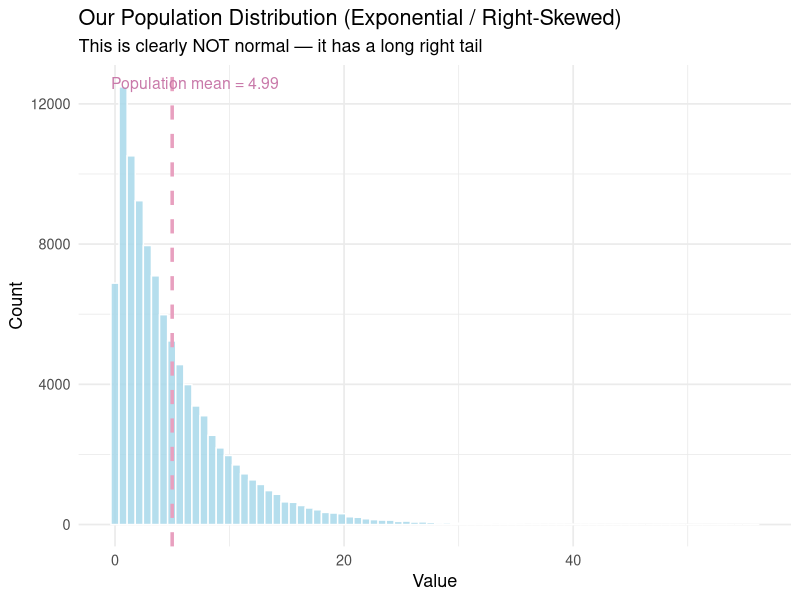
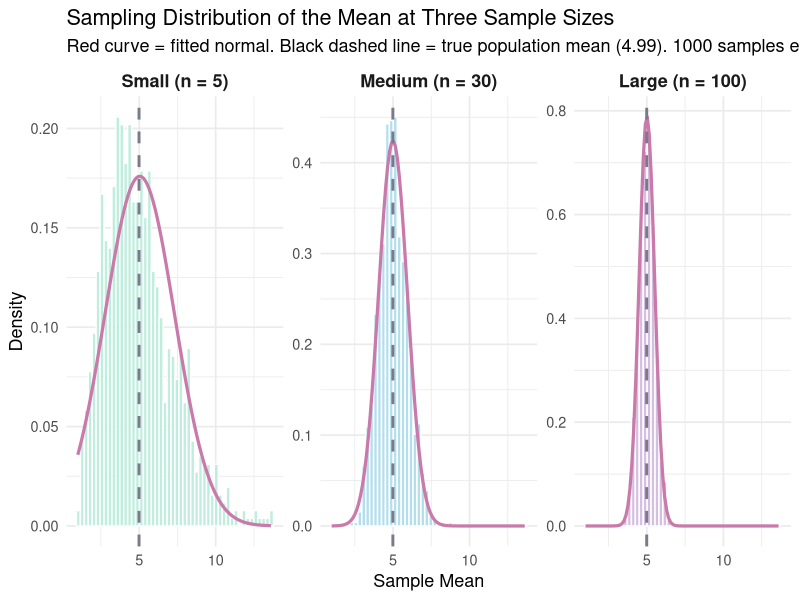
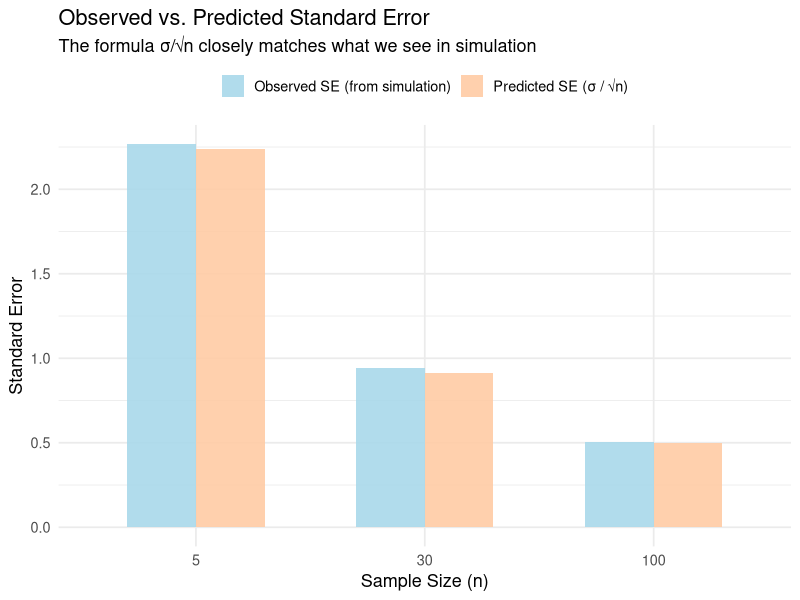
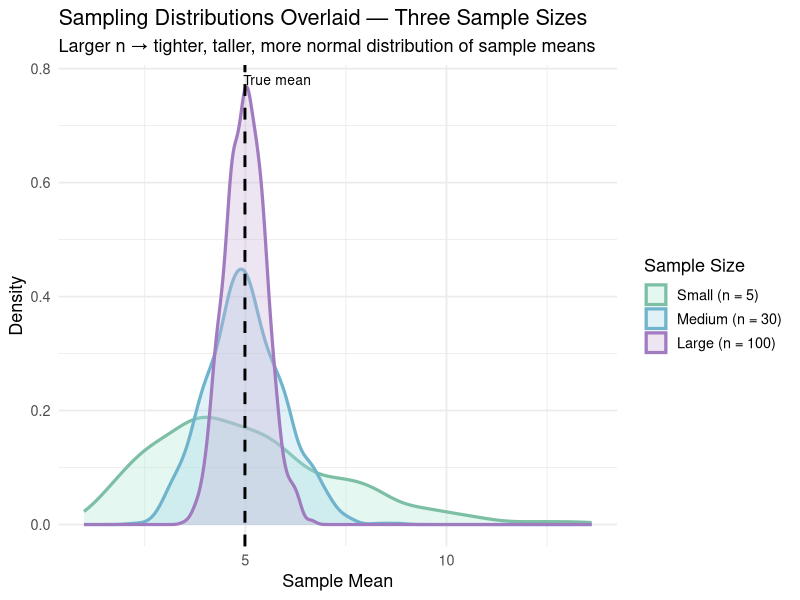

Recreate these plots in R, in order.
## ---- chunk 1
knitr::opts_chunk$set(echo = TRUE, warning = FALSE, message = FALSE)
library(ggplot2)
library(dplyr)
library(tidyr)
## ---- chunk 2
set.seed(42)

# Create a large skewed population using an exponential distribution
# Think of this as representing something like "time until an event occurs"
population_size <- 100000
population <- rexp(n = population_size, rate = 0.2)

# True population parameters
pop_mean <- mean(population)
pop_sd   <- sd(population)

cat("Population size:", population_size, "\n")
cat("True population mean:", round(pop_mean, 3), "\n")
cat("True population SD:  ", round(pop_sd, 3), "\n")
## ---- chunk 3
ggplot(data.frame(x = population), aes(x = x)) +
  geom_histogram(bins = 80, fill = "#a8d8ea", color = "white", alpha = 0.85) +
  geom_vline(xintercept = pop_mean, color = "#e8a0bf", linewidth = 1.2, linetype = "dashed") +
  annotate("text", x = pop_mean + 2, y = Inf, vjust = 2,
           label = paste("Population mean =", round(pop_mean, 2)),
           color = "#c97aaa", size = 4) +
  labs(
    title = "Our Population Distribution (Exponential / Right-Skewed)",
    subtitle = "This is clearly NOT normal — it has a long right tail",
    x = "Value",
    y = "Count"
  ) +
  theme_minimal(base_size = 13)
## ---- chunk 4
# A function that draws `n_samples` samples of size `sample_size`
# and returns all the sample means
get_sample_means <- function(population, sample_size, n_samples = 1000) {
  replicate(n_samples, mean(sample(population, size = sample_size, replace = FALSE)))
}

# Define our three sample sizes
small_n  <- 5
medium_n <- 30
large_n  <- 100

# Draw 1000 samples at each size
set.seed(123)
means_small  <- get_sample_means(population, small_n)
means_medium <- get_sample_means(population, medium_n)
means_large  <- get_sample_means(population, large_n)

cat("Done! Collected 1000 sample means for each sample size.\n")
## ---- chunk 5
# Combine into a single tidy data frame for ggplot
sampling_data <- bind_rows(
  data.frame(mean_val = means_small,  sample_size = paste0("Small (n = ", small_n, ")")),
  data.frame(mean_val = means_medium, sample_size = paste0("Medium (n = ", medium_n, ")")),
  data.frame(mean_val = means_large,  sample_size = paste0("Large (n = ", large_n, ")"))
)

# Keep factor order: Small → Medium → Large
sampling_data$sample_size <- factor(
  sampling_data$sample_size,
  levels = c(
    paste0("Small (n = ", small_n, ")"),
    paste0("Medium (n = ", medium_n, ")"),
    paste0("Large (n = ", large_n, ")")
  )
)

# Compute summary stats per group for annotation
summary_stats <- sampling_data %>%
  group_by(sample_size) %>%
  summarise(
    mean_of_means = mean(mean_val),
    sd_of_means   = sd(mean_val),
    .groups = "drop"
  )

print(summary_stats)
## ---- chunk 6
ggplot(sampling_data, aes(x = mean_val, fill = sample_size)) +
  geom_histogram(aes(y = after_stat(density)), bins = 50,
                 color = "white", alpha = 0.85) +

  # Overlay a normal curve using each group's observed mean and SD
  stat_function(
    data = filter(sampling_data, sample_size == paste0("Small (n = ", small_n, ")")),
    fun = dnorm,
    args = list(
      mean = filter(summary_stats, grepl("Small", sample_size))$mean_of_means,
      sd   = filter(summary_stats, grepl("Small", sample_size))$sd_of_means
    ),
    color = "#c97aaa", linewidth = 1.1
  ) +
  stat_function(
    data = filter(sampling_data, sample_size == paste0("Medium (n = ", medium_n, ")")),
    fun = dnorm,
    args = list(
      mean = filter(summary_stats, grepl("Medium", sample_size))$mean_of_means,
      sd   = filter(summary_stats, grepl("Medium", sample_size))$sd_of_means
    ),
    color = "#c97aaa", linewidth = 1.1
  ) +
  stat_function(
    data = filter(sampling_data, sample_size == paste0("Large (n = ", large_n, ")")),
    fun = dnorm,
    args = list(
      mean = filter(summary_stats, grepl("Large", sample_size))$mean_of_means,
      sd   = filter(summary_stats, grepl("Large", sample_size))$sd_of_means
    ),
    color = "#c97aaa", linewidth = 1.1
  ) +

  # True population mean line
  geom_vline(xintercept = pop_mean, color = "#7a7a8c", linewidth = 1,
             linetype = "dashed") +

  facet_wrap(~ sample_size, scales = "free_y", ncol = 3) +
  scale_fill_manual(values = c("#b5ead7", "#a8d8ea", "#cdb4db")) +
  labs(
    title = "Sampling Distribution of the Mean at Three Sample Sizes",
    subtitle = paste0(
      "Red curve = fitted normal. Black dashed line = true population mean (",
      round(pop_mean, 2), "). 1000 samples each."
    ),
    x = "Sample Mean",
    y = "Density",
    fill = "Sample Size"
  ) +
  theme_minimal(base_size = 13) +
  theme(legend.position = "none", strip.text = element_text(face = "bold", size = 13))
## ---- chunk 7
s <- filter(summary_stats, grepl("Small", sample_size))
cat("Mean of sample means:", round(s$mean_of_means, 3), "\n")
cat("SD of sample means (Standard Error):", round(s$sd_of_means, 3), "\n")
cat("Predicted SE = pop_sd / sqrt(n):", round(pop_sd / sqrt(small_n), 3), "\n")
## ---- chunk 8
s <- filter(summary_stats, grepl("Medium", sample_size))
cat("Mean of sample means:", round(s$mean_of_means, 3), "\n")
cat("SD of sample means (Standard Error):", round(s$sd_of_means, 3), "\n")
cat("Predicted SE = pop_sd / sqrt(n):", round(pop_sd / sqrt(medium_n), 3), "\n")
## ---- chunk 9
s <- filter(summary_stats, grepl("Large", sample_size))
cat("Mean of sample means:", round(s$mean_of_means, 3), "\n")
cat("SD of sample means (Standard Error):", round(s$sd_of_means, 3), "\n")
cat("Predicted SE = pop_sd / sqrt(n):", round(pop_sd / sqrt(large_n), 3), "\n")
## ---- chunk 10
ns <- c(small_n, medium_n, large_n)
observed_se <- c(sd(means_small), sd(means_medium), sd(means_large))
predicted_se <- pop_sd / sqrt(ns)

se_df <- data.frame(
  n            = ns,
  observed_se  = observed_se,
  predicted_se = predicted_se
) %>%
  pivot_longer(cols = c(observed_se, predicted_se),
               names_to = "type", values_to = "se") %>%
  mutate(type = recode(type,
    "observed_se"  = "Observed SE (from simulation)",
    "predicted_se" = "Predicted SE (σ / √n)"
  ))

ggplot(se_df, aes(x = factor(n), y = se, fill = type)) +
  geom_col(position = "dodge", width = 0.6, alpha = 0.9) +
  scale_fill_manual(values = c("#a8d8ea", "#ffcba4")) +
  labs(
    title = "Observed vs. Predicted Standard Error",
    subtitle = "The formula σ/√n closely matches what we see in simulation",
    x = "Sample Size (n)",
    y = "Standard Error",
    fill = NULL
  ) +
  theme_minimal(base_size = 13) +
  theme(legend.position = "top")
## ---- chunk 11
ggplot(sampling_data, aes(x = mean_val, fill = sample_size, color = sample_size)) +
  geom_density(alpha = 0.35, linewidth = 1.1) +
  geom_vline(xintercept = pop_mean, linetype = "dashed", color = "black", linewidth = 1) +
  scale_fill_manual(values  = c("#b5ead7", "#a8d8ea", "#cdb4db")) +
  scale_color_manual(values = c("#7dbfa5", "#6fb3cc", "#a07bbf")) +
  annotate("text", x = pop_mean + 0.8, y = Inf, vjust = 2,
           label = "True mean", size = 3.5) +
  labs(
    title = "Sampling Distributions Overlaid — Three Sample Sizes",
    subtitle = "Larger n → tighter, taller, more normal distribution of sample means",
    x = "Sample Mean",
    y = "Density",
    fill = "Sample Size",
    color = "Sample Size"
  ) +
  theme_minimal(base_size = 13) +
  theme(legend.position = "right")
